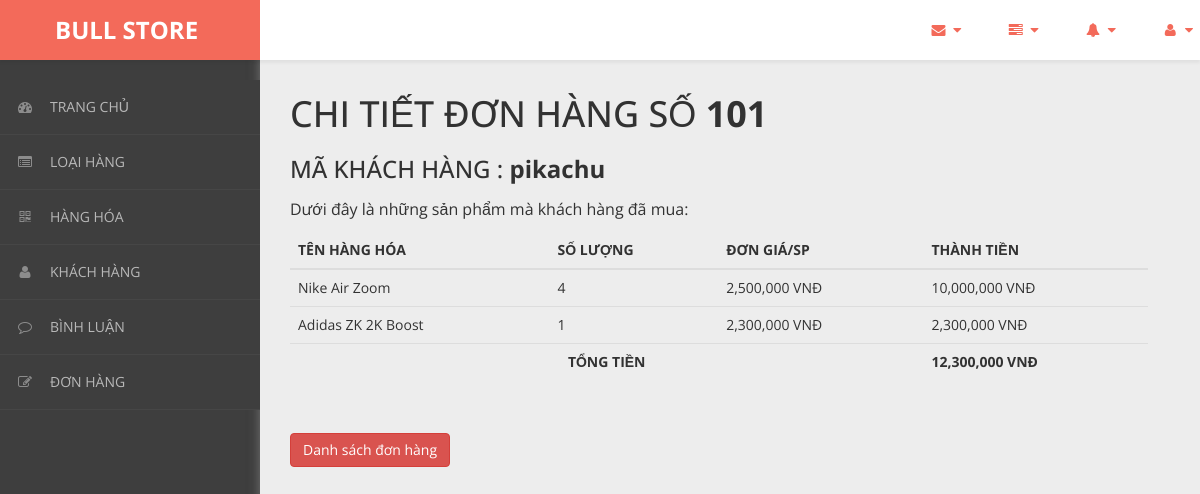
/admin/content/hoa-don/chi-tiet-hoa-don.php?ma_hd=101&ma_kh=pikachu, run on the app's committed database.
### tables this page shows
CREATE TABLE `hoa_don_chi_tiet` (
  `ma_hd` int(11) NOT NULL,
  `so_luong` int(11) NOT NULL,
  `don_gia` int(11) NOT NULL,
  `ma_hh` int(11) NOT NULL
);

CREATE TABLE `hang_hoa` (
  `ma_hh` int(11) NOT NULL,
  `ten_hh` varchar(50) NOT NULL,
  `hinh` varchar(50) NOT NULL,
  `don_gia` int(11) NOT NULL,
  `giam_gia` int(11) NOT NULL,
  `mo_ta` varchar(500) NOT NULL,
  `ma_loai` int(11) NOT NULL
);

### admin/dao/pdo.php (called while the page is built, shortened)
<?php
    function pdo_get_connection(){
        $pdo = new PDO("mysql:host=localhost;dbname=project-web",'root','');
        $pdo->setAttribute(PDO::ATTR_ERRMODE, PDO::ERRMODE_EXCEPTION);
        return $pdo;
    }
    function pdo_query($sql){
        $sql_args = array_slice(func_get_args(),1);
        try{
            $conn = pdo_get_connection();
            $stmt = $conn ->prepare($sql);
            $stmt -> execute($sql_args);
            $rows = $stmt -> fetchAll();
            return $rows;
        }catch(PDOException $e){
            throw $e;
        }finally{
            unset($conn);
        }
    }
    ?>

### admin/dao/hoa-don.php (called while the page is built, shortened)
<?php
    require_once ('pdo.php');
    function hoa_don_chi_tiet_select_by_id($ma_hd){
        $sql = "SELECT * FROM hoa_don_chi_tiet
        JOIN hang_hoa ON hoa_don_chi_tiet.ma_hh = hang_hoa.ma_hh
        WHERE hoa_don_chi_tiet.ma_hd=?";
        return pdo_query($sql,$ma_hd);
    }
?>

### admin/content/hoa-don/chi-tiet-hoa-don.php (the view, shortened to what this page needs)
<!DOCTYPE html>
<html xmlns="http://www.w3.org/1999/xhtml">
<head>
    <link href="../../../css/admin/css/bootstrap.css" rel="stylesheet" />
    <link href="../../../css/admin/css/font-awesome.css" rel="stylesheet" />
    <link href="../../../css/admin/css/custom-styles.css" rel="stylesheet" />
</head>
<body>
    <div id="wrapper">
        <nav class="navbar navbar-default top-navbar" role="navigation">
            <div class="navbar-header">
                <a class="navbar-brand" href="../../../../project-web/trang-chinh/"><strong style = "margin-left: 40px;">BULL STORE</strong></a>
            </div>
            <ul class="nav navbar-top-links navbar-right">
                <li class="dropdown">
                    <a class="dropdown-toggle" data-toggle="dropdown" href="#" aria-expanded="false">
                        <i class="fa fa-envelope fa-fw"></i> <i class="fa fa-caret-down"></i>
                    </a>
                </li>
                <li class="dropdown">
                    <a class="dropdown-toggle" data-toggle="dropdown" href="#" aria-expanded="false">
                        <i class="fa fa-tasks fa-fw"></i> <i class="fa fa-caret-down"></i>
                    </a>
                </li>
                <li class="dropdown">
                    <a class="dropdown-toggle" data-toggle="dropdown" href="#" aria-expanded="false">
                        <i class="fa fa-bell fa-fw"></i> <i class="fa fa-caret-down"></i>
                    </a>
                </li>
                <li class="dropdown">
                    <a class="dropdown-toggle" data-toggle="dropdown" href="#" aria-expanded="false">
                        <i class="fa fa-user fa-fw"></i> <i class="fa fa-caret-down"></i>
                    </a>
                </li>
            </ul>
        </nav>
        <nav class="navbar-default navbar-side" role="navigation">
            <div class="sidebar-collapse">
                <ul class="nav" id="main-menu">
                    <li>
                        <a href="../thong-ke/thong-ke-list.php"><i class="fa fa-dashboard"></i>TRANG CHỦ</a>
                    </li>
                    <li>
                        <a href="../loai-hang/loai-hang-list.php"><i class="fa fa-list-alt" aria-hidden="true"></i>LOẠI HÀNG</a>
                    </li>
                    <li>
                        <a href="../hang-hoa/hang-hoa-list.php"><i class="fa fa-qrcode"></i>HÀNG HÓA</a>
                    </li>
                    <li>
                        <a href="../khach-hang/khach-hang-list.php"><i class="fa fa-user"></i>KHÁCH HÀNG</a>
                    </li>
                    <li>
                        <a href="../binh-luan/binh-luan-list.php"><i class="fa fa-comment-o" aria-hidden="true"></i>BÌNH LUẬN</a>
                    </li>
                    <li>
                        <a href="../hoa-don/hoa-don-list.php"><i class="fa fa-edit"></i>ĐƠN HÀNG</a>
                    </li>
                </ul>
            </div>
        </nav>
        <div id="page-wrapper">
		    <div class="header">
                <?php
                    require_once ('../../../admin/dao/hoa-don.php');
                    extract($_REQUEST);
                    $items = hoa_don_chi_tiet_select_by_id($ma_hd);
                    $Total = 0;
                ?>
                <div class="page-header">
                    <h1>CHI TIẾT ĐƠN HÀNG SỐ <b><?=$ma_hd?></b></h1><br>
                    <h3>MÃ KHÁCH HÀNG : <b><?=$ma_kh;?></b></h3>
                    <p>Dưới đây là những sản phẩm mà khách hàng đã mua: </p>
                    <table class="table table-hover">
                        <thead>
                            <tr>
                                <th>TÊN HÀNG HÓA</th>
                                <th>SỐ LƯỢNG</th>
                                <th>ĐƠN GIÁ/SP</th>
                                <th>THÀNH TIỀN</th>
                            </tr>
                        </thead>
                        <tbody>
                            <?php foreach($items as $item){
                                extract($item);
                            ?>
                                <tr>
                                    <td><?=$ten_hh?></td>
                                    <td><?=$so_luong?></td>
                                    <td><?=number_format($don_gia)?> VNĐ</td>
                                    <td><?=number_format($don_gia * $so_luong); $Total +=($don_gia * $so_luong)?> VNĐ</td>
                                </tr>
                            <?php } ?>
                        <tr>
                            <td colspan="3" style = "text-align:center;"><b>TỔNG TIỀN</b></td>
                            <td><b><?=number_format($Total) ?> VNĐ</b></td>
                        </tr>
                        </tbody>
                    </table>
                </div>
                <a href="hoa-don-list.php"><button class="btn btn-danger">Danh sách đơn hàng</button></a>
		    </div>
        </div>
    </div>
</body>
</html>

### css/admin/css/custom-styles.css (style rules this page uses)
body { font-family: 'Open Sans', sans-serif; background: #3E3E3E; }
#wrapper { width: 100%; }
#page-wrapper { padding: 15px 15px; min-height: 600px; background: #EDEDED; }
h1, .h1, h2, .h2, h3, .h3 { margin-top: 7px; margin-bottom: -5px; }
p { font-size:16px; line-height:25px; padding-top:20px; }
.navbar-side { z-index: 0; }
.navbar-side .nav > li > a > i { color: #8C8C8C;padding: 8px;width: 30px;text-align: center; }
.top-navbar { position: fixed; width: 100%; z-index: 300; -webkit-box-shadow: 0 3px 3px rgba(0, 0, 0, 0.05); -moz-box-shadow: 0 3px 3px rgba(0, 0, 0, 0.05); box-shadow: 0 3px 3px rgba(0, 0, 0, 0.05); }
.navbar-side { z-index: 1; position: fixed; width: 260px; top: 80px; }
#page-wrapper { position: relative; top: 55px; box-shadow: 0 0 10px #757575; -moz-box-shadow: 0 0 10px #757575; -webkit-box-shadow: 0 0 10px #757575; }
.page-header { margin: 0;border-bottom: 1px solid transparent;text-align: left;background-color: rgb(237, 237, 237);padding: 32px 22px 32px 0;color: #323232; }
.header { margin: 0 30px; }
.top-navbar { margin:0px; }
.top-navbar .navbar-brand { color: #fff;width: 260px;text-align: left;height: 60px;font-size: 24px;font-weight: 700;line-height: 30px;background: #F36A5A; }
.top-navbar .nav > li { position: relative; display: inline-block; margin: 0px; padding: 0px; }
.top-navbar .nav > li > a { position: relative; display: block; padding: 20px;color: #FFFFFF; margin: 0px; }
.sidebar-collapse , .sidebar-collapse .nav { background:none; }
.sidebar-collapse .nav { padding:0; }
.sidebar-collapse .nav > li > a { color: #B8B8B8; background:transparent; text-shadow:none; font-size: 14px; }
.sidebar-collapse > .nav > li > a { padding: 12px 10px; }
.sidebar-collapse > .nav > li { border-bottom: 1px solid rgba(107, 108, 109, 0.19); }
.navbar-side { border:none; background: #3E3E3E; }
.top-navbar { background: #FFFFFF; border-bottom:none; }
.top-navbar .nav > li > a > i { margin-right: 2px; }
.navbar-default { border:0px solid black; }
.navbar-header { background: transparent; }
.nav > li > a > i { margin-right:10px; color: rgb(243, 106, 90); }
@media (min-width:768px) { #page-wrapper { margin: 0 0 0 260px; padding: 0; min-height: 1200px; } }
@media (min-width:768px) { .navbar-side { width: 260px; z-index: 1; } }
@media (min-width:768px) { .navbar { border-radius: 0px; } }

### data on the page
hoa_don_chi_tiet: ma_hh.ten_hh "Nike Air Zoom", so_luong "4", ma_hh.don_gia "2,500,000", $don_gia * $so_luong "10,000,000"
hoa_don_chi_tiet: ma_hh.ten_hh "Adidas ZK 2K Boost", so_luong "1", ma_hh.don_gia "2,300,000", $don_gia * $so_luong "2,300,000"

### other printed values
$ma_hd "101"
$ma_kh "pikachu"
$Total "12,300,000"
